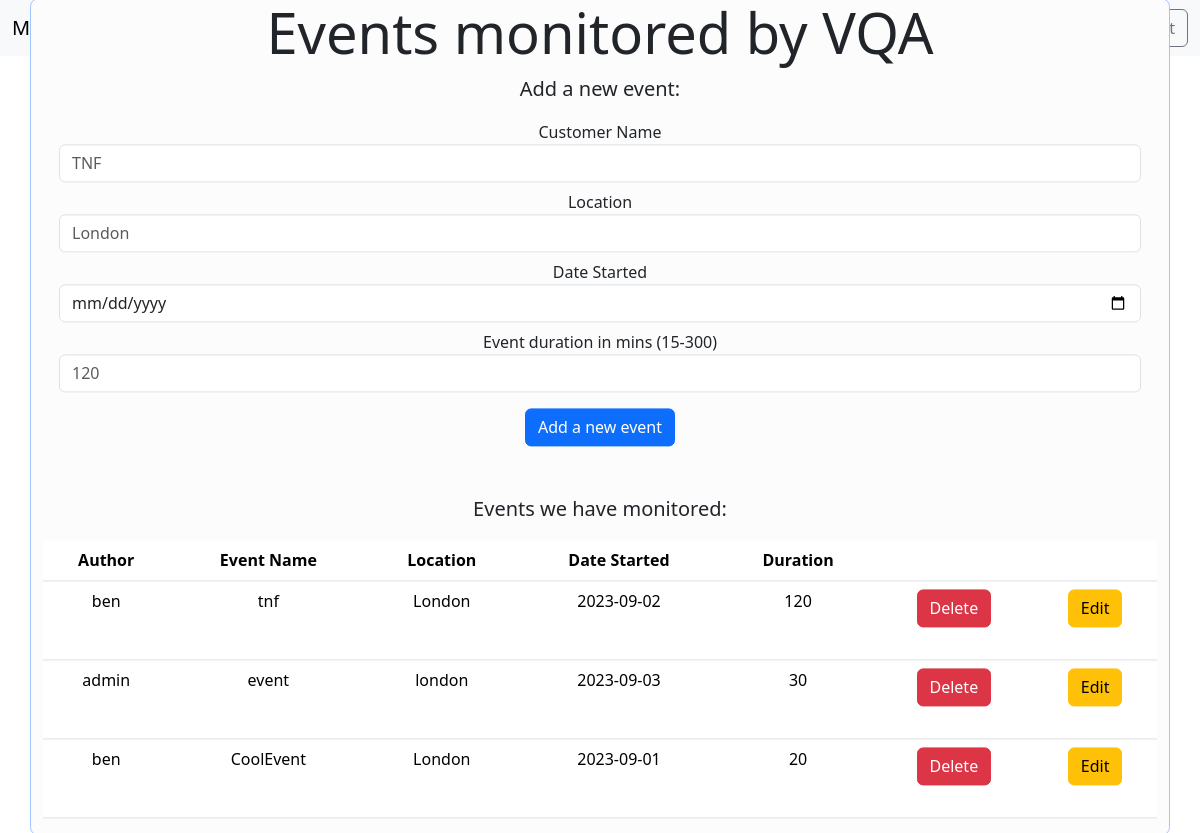
The app's page /events_database (signed in) with its own data.
### tables this page shows
CREATE TABLE events (name VARCHAR PRUMARY KEY UNIQUE NOT NULL, author VARCHAR NOT NULL, location TEXT NOT NULL, dateStarted TEXT NOT NULL, durationMins INTEGER NOT NULL);

### main.py (the view)
@app.route("/events_database")
@login_required
def events_database():
    form = create_event_form()
    connection = sqlite3.connect("database.db")
    connection.row_factory = sqlite3.Row
    current = connection.cursor()
    currentUser = current_user.username
    isAdmin = current_user.isAdmin
    current.execute("select * from events")
    rows = current.fetchall();
    return render_template("events_database.html", rows = rows, form=form, currentUser = currentUser, isAdmin = isAdmin, isAuthenticated = current_user.is_authenticated)

### forms.py (shortened to what this page needs)
    class event_form(FlaskForm):
        name = StringField('Customer Name', default = nameValue, validators=[InputRequired(), Length(min=3, max=20)], render_kw={"placeholder": "TNF", "class":"form-control"})
        location = StringField('Location', default = locationValue, validators=[InputRequired(), Length(min=2, max=20)], render_kw={"placeholder": "London", "class":"form-control"})
        dateStarted = DateField('Date Started', default = dateStartedValue, validators=[InputRequired()], render_kw={"class":"form-control"})
        durationMins = IntegerField('Event duration in mins (15-300)', default = durationMinsValue, validators=[InputRequired()], render_kw={"placeholder": "120", "class":"form-control"})

### forms.py (called while the page is built, shortened)
def create_event_form(
    nameValue: str = '',
    locationValue: str = '',
    dateStartedValue: str = '',
    durationMinsValue: str = ''
):
    class event_form(FlaskForm):
        name = StringField('Customer Name', default = nameValue, validators=[InputRequired(), Length(min=3, max=20)], render_kw={"placeholder": "TNF", "class":"form-control"})
        location = StringField('Location', default = locationValue, validators=[InputRequired(), Length(min=2, max=20)], render_kw={"placeholder": "London", "class":"form-control"})
        dateStarted = DateField('Date Started', default = dateStartedValue, validators=[InputRequired()], render_kw={"class":"form-control"})
        durationMins = IntegerField('Event duration in mins (15-300)', default = durationMinsValue, validators=[InputRequired()], render_kw={"placeholder": "120", "class":"form-control"})
    return event_form()

### main.py (called while the page is built)
@login_manager.user_loader
def load_user(id):
    try:
        connection = sqlite3.connect("database.db")
        cursor = connection.cursor()
        cursor.execute("SELECT * FROM users WHERE id = (?)",[id])
        result = cursor.fetchone()
        if result is None:
            return None
        else:
            return User(result[0], result[1], result[2], result[3], result[4])
    except Exception as e:
        return e

### templates/events_database.html (shortened to what this page needs)
<!DOCTYPE html>
<html lang="en" dir="ltr">
  <head>
    <link href="https://cdn.jsdelivr.net/npm/bootstrap@5.3.1/dist/css/bootstrap.min.css" rel="stylesheet">
  </head>
  <body>
    <nav class="navbar navbar-expand-lg navbar-light bg-light">
      <div class="container-fluid">
        <a class="navbar-brand" href="{{ url_for('home') }}">MyAgileProject</a>
        {% if isAuthenticated%}
        <a class="btn btn-outline-secondary my-2 my-sm-0" href="{{ url_for('logout') }}" onclick="if (! window.confirm('Are you sure you want to log out?')){return false}">Logout</a>
        {% endif %}
    </div>
    </nav>
    <div class="jumbotron">
        <div class="container-md bg-light-subtle border border-primary-subtle rounded-3 text-center position-absolute top-50 start-50 translate-middle">
            <h1 class="display-4">Events monitored by VQA</h1>
            <p class="lead">Add a new event:</p>
            <form class="form" action = "{{ url_for('add_event') }}" method = "POST">
                <div class="form-group mx-sm-3 mb-2">
                    {{ form.name.label() }}
                    {% if form.name.errors %}
                        {{ form.name() }}
                        <div class="invalid-feedback">
                        {% for error in form.name.errors %}
                        <span>* {{ error }}</span>
                        {% endfor %}
                        </div>
                    {%else%}
                        {{ form.name() }}
                    {% endif %}
                </div>
                <div class="form-group mx-sm-3 mb-2">
                    {{ form.location.label() }}
                    {% if form.location.errors %}
                        {{ form.location() }}
                        <div class="invalid-feedback">
                        {% for error in form.location.errors %}
                        <span>* {{ error }}</span>
                        {% endfor %}
                        </div>
                    {%else%}
                        {{ form.location() }}
                    {% endif %}
                </div>
                <div class="form-group mx-sm-3 mb-2">
                    {{ form.dateStarted.label() }}
                    {% if form.dateStarted.errors %}
                        {{ form.dateStarted() }}
                        <div class="invalid-feedback">
                        {% for error in form.dateStarted.errors %}
                        <span>* {{ error }}</span>
                        {% endfor %}
                        </div>
                    {%else%}
                        {{ form.dateStarted() }}
                    {% endif %}
                </div>
                <div class="form-group mx-sm-3 mb-3">
                    {{ form.durationMins.label() }}
                    {% if form.durationMins.errors %}
                        {{ form.durationMins() }}
                        <div class="invalid-feedback">
                        {% for error in form.durationMins.errors %}
                        <span>* {{ error }}</span>
                        {% endfor %}
                        </div>
                    {%else%}
                        {{ form.durationMins() }}
                    {% endif %}
                </div>
                <button type="submit" class="btn btn-primary mb-4">Add a new event</button>
            </form>
            <br>
            <p class="lead">Events we have monitored:</p>
            <table class="table">
                <thead>
                    <tr>
                        <th scope="col">Author</th>
                        <th scope="col">Event Name</th>
                        <th scope="col">Location</th>
                        <th scope="col">Date Started</th>
                        <th scope="col">Duration</th>
                        <th scope="col"></th>
                        <th scope="col"></th>
                    </tr>
                </thead>
                <tbody>
                    {% for row in rows %}
                        <tr>
                            <td>
                                {{row["author"]}}
                            </td>
                            <td>
                                {{row["name"]}}
                            </td>
                            <td>
                                {{row["location"]}}
                            </td>
                            <td>
                                {{row["dateStarted"]}}
                            </td>
                            <td>
                                {{row["durationMins"]}}
                            </td>
                            {% if row["author"] == currentUser or isAdmin == "True" %}
                            <td>
                                <form action="{{ url_for('delete_event', event_name = row['name']) }}" method= "POST">
                                    <button type="submit" class="btn btn-danger mb-4" onclick="if (! window.confirm('Are you sure you want to delete this event?')){return false}">Delete</button>
                                </form>
                            </td>
                            <td>
                                <a class="btn btn-warning my-2 my-sm-0" href="{{ url_for('update_event', name = row['name'], dateStarted = row['dateStarted'], location = row['location'], durationMins = row['durationMins']) }}">Edit</a>
                            </td>
                            {% endif %}
                        </tr>
                    {%endfor%}
                </tbody>
            </table>
        </div>
    </div>
  </body>
</html>

### records on screen
events: author "ben", name "tnf", location "London", dateStarted "2023-09-02", durationMins "120"
events: author "admin", name "event", location "london", dateStarted "2023-09-03", durationMins "30"
events: author "ben", name "CoolEvent", location "London", dateStarted "2023-09-01", durationMins "20"
